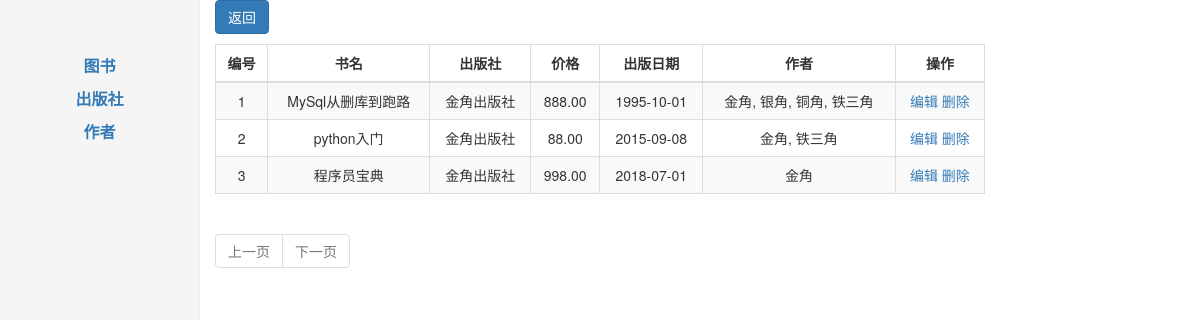
/author_book/1/?to=author, run on the app's committed database.
### bk_manage/models.py (models this page shows)
class Book(models.Model):
    bid = models.AutoField(primary_key=True)
    title = models.CharField(max_length=32)
    publishDate = models.DateField()
    price = models.DecimalField(max_digits=5, decimal_places=2)
    publisher = models.ForeignKey("Publisher", on_delete=models.CASCADE)
    authors = models.ManyToManyField("Author", related_name='book2au')
    class Meta:
        unique_together = (
            ("title", "publisher"),
        )

class Publisher(models.Model):
    pid = models.AutoField(primary_key=True)
    name = models.CharField(max_length=32, unique=True)
    city = models.CharField(max_length=32)
    email = models.EmailField()

class Author(models.Model):
    aid = models.AutoField(primary_key=True)
    name = models.CharField(max_length=32)
    age = models.IntegerField()
    class Meta:
        unique_together = (
            ('name', 'age'),
        )

### bk_manage/views.py (the view)
# urls.py: path('author_book/<int:nid>/', views.author_book),
def author_book(request, nid):
    to = request.GET.get('to')
    if to:
        target = '/' + to + '/'
    else:
        target = '/'
    author_obj = models.Author.objects.get(pk=nid)
    book_obj_list = author_obj.book2au.all()
    return render(request, 'author_book.html', locals())

### templates/author_book.html (shortened to what this page needs)
{% extends "base.html" %}
{% block content %}
<p><a href="{{ target }}" class="btn btn-primary">返回</a></p>
    <table id="tb" class="table table-bordered table-hover table-striped">
        <thead>
            <tr>
                <th>编号</th>
                <th>书名</th>
                <th>出版社</th>
                <th>价格</th>
                <th>出版日期</th>
                <th>作者</th>
                <th>操作</th>
            </tr>
        </thead>
        <tbody>
        {% for book in book_obj_list %}
            <tr>
                <td>{{ forloop.counter }}</td>
                <td>{{ book.title }}</td>
                <td>{{ book.publisher.name }}</td>
                <td>{{ book.price }}</td>
                <td>{{ book.publishDate|date:"Y-m-d" }}</td>
                <td>
                    {% for author in book.authors.all %}
                        {% if forloop.last %}
                            {{ author.name }}
                        {% else %}
                            {{ author.name }},
                        {% endif %}
                    {% endfor %}
                </td>
                <td>
                    <a href="/edit_book/{{ book.pk }}/?to=author_book/{{ nid }}">编辑</a>
                    <a href="/delete_book/{{ book.pk }}/">删除</a>
                </td>
            </tr>
        {% endfor %}
        </tbody>
    </table>
{% endblock %}

### templates/base.html (style rules this page uses)
#tb td, #tb th { text-align: center; vertical-align: inherit }
* { margin: 0; padding: 0 }

### data on the page
Book: title "MySql从删库到跑路", publisher.name "金角出版社", price "888.00", publishDate "1995-10-01"
Author: name "金角"
Author: name "银角"
Author: name "铜角"
Author: name "铁三角"
Book: title "python入门", publisher.name "金角出版社", price "88.00", publishDate "2015-09-08"
Book: title "程序员宝典", publisher.name "金角出版社", price "998.00", publishDate "2018-07-01"
